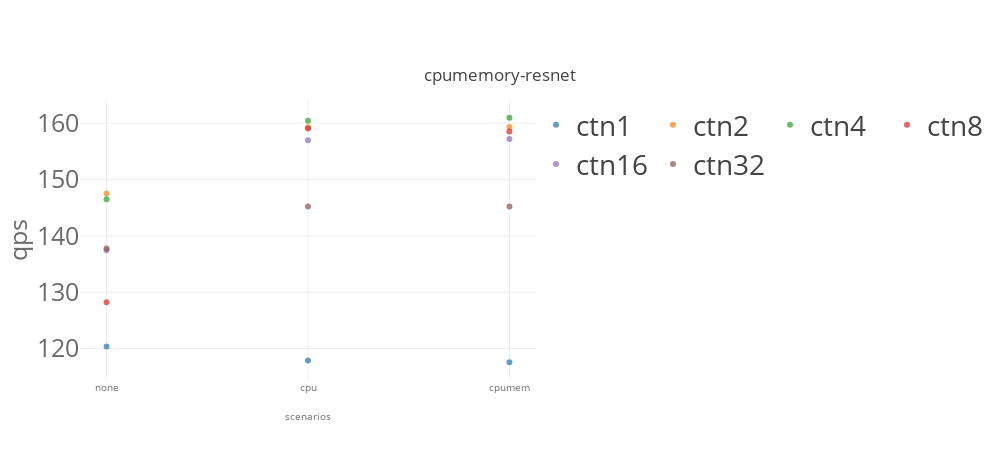

Source (notebook cell):
### Code cell
import matplotlib
import matplotlib.pyplot as plt
import numpy as np
from svglib.svglib import svg2rlg
from reportlab.graphics import renderPDF
from reportlab.pdfgen import canvas

from numpy import percentile, mean, std
import plotly.graph_objects as go

from plotly.offline import init_notebook_mode, iplot

import plotly.io as pio
pio.templates.default = "none"
# pio.templates.default = "simple_white"

import plotly.graph_objects as go
from plotly.subplots import make_subplots
import pandas as pd
# import plotly.express as px


for cbatch in [10]:
    for model_name in ['resnet']:
        list_traces = []
        for numctn in [1,2,4,8,16,32]: 
            dfg_bench = dfg[(dfg['benchmark']== model_name)  & (dfg['cbatch']==cbatch) & (dfg['numctn']==numctn) &\
                        ((dfg['k8senv']=='none') |\
                         (dfg['k8senv']=='cpumem')| (dfg['k8senv']=='cpumemory'))]
            print(dfg_bench)


            #data
            trace = go.Scatter(
                name="ctn"+str(numctn),
                x=[ 'none','cpu','cpumem'],
                y= dfg_bench['qps'].values.tolist(),
    #             error_y = dict(type='data', array=df1_bench['model_time_std'].values.tolist()),
                opacity=0.7,
                mode='markers'
            )
            list_traces.append(trace)

        

        #layout
        layout = go.Layout(
            title={
                'text': k8senv+"-"+model_name ,
                'y':0.85,
                'x':0.5,
                'xanchor': 'center',
                'yanchor': 'top'},
            width=1000,
            height=460,
            xaxis=dict(
                title= "scenarios",
                tickvals=[ 'none','cpu','cpumem'],
                titlefont=dict(
                    size=10,
                    color='rgb(107, 107, 107)'
                ),
                tickfont=dict(
                    size=10,
                    color='rgb(107, 107, 107)'
                )
            ),
            yaxis=dict(
                title= "qps",
                automargin=True,
                titlefont=dict(
                    size=25,
                    color='rgb(107, 107, 107)'
                ),
                tickfont=dict(
                    size=25,
                    color='rgb(107, 107, 107)'
                ),    
            ),
            legend=dict(
                x=1.0,
                y=1.0,
                bgcolor='rgba(255, 255, 255, 0)',
                bordercolor='rgba(255, 255, 255, 0)',
                font = dict( size = 28)
            ),
            barmode='group',
            bargap=0.15,
            bargroupgap=0.08
    #         legend_orientation="h"
        )

    data = list_traces
    fig = go.Figure(data=data, layout=layout)
    fig.update_layout(legend_orientation="h")
    fig.show()    

#     fig.write_image(path + model_name + k8senv +'.pdf')

### Figure 1 — Plotly figure (JSON) as saved in the notebook; plotly's stock layout.template omitted (floating-point values rounded to 4 significant figures)
{"data": [{"mode": "markers", "name": "ctn1", "opacity": 0.7, "type": "scatter", "x": ["none", "cpu", "cpumem"], "y": [120.4, 117.9, 117.6]}, {"mode": "markers", "name": "ctn2", "opacity": 0.7, "type": "scatter", "x": ["none", "cpu", "cpumem"], "y": [147.5, 159.3, 159.4]}, {"mode": "markers", "name": "ctn4", "opacity": 0.7, "type": "scatter", "x": ["none", "cpu", "cpumem"], "y": [146.5, 160.5, 161.0]}, {"mode": "markers", "name": "ctn8", "opacity": 0.7, "type": "scatter", "x": ["none", "cpu", "cpumem"], "y": [128.2, 159.1, 158.6]}, {"mode": "markers", "name": "ctn16", "opacity": 0.7, "type": "scatter", "x": ["none", "cpu", "cpumem"], "y": [137.5, 157.0, 157.2]}, {"mode": "markers", "name": "ctn32", "opacity": 0.7, "type": "scatter", "x": ["none", "cpu", "cpumem"], "y": [137.8, 145.2, 145.2]}], "layout": {"bargap": 0.15, "bargroupgap": 0.08, "barmode": "group", "height": 460, "legend": {"bgcolor": "rgba(255, 255, 255, 0)", "bordercolor": "rgba(255, 255, 255, 0)", "font": {"size": 28}, "orientation": "h", "x": 1, "y": 1}, "title": {"text": "cpumemory-resnet", "x": 0.5, "xanchor": "center", "y": 0.85, "yanchor": "top"}, "width": 1000, "xaxis": {"tickfont": {"color": "rgb(107, 107, 107)", "size": 10}, "tickvals": ["none", "cpu", "cpumem"], "title": {"font": {"color": "rgb(107, 107, 107)", "size": 10}, "text": "scenarios"}}, "yaxis": {"automargin": true, "tickfont": {"color": "rgb(107, 107, 107)", "size": 25}, "title": {"font": {"color": "rgb(107, 107, 107)", "size": 25}, "text": "qps"}}}}
